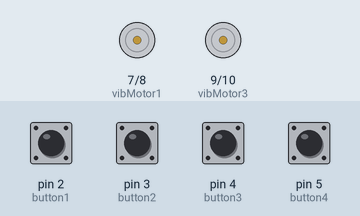
Simulated run of this sketch. Board: Arduino Uno, built with avr-gcc and run on an emulated ATmega328P. On the bench: motor-driver pin pairs drawn as motors (green arrow = first pin HIGH = forward, orange = second pin HIGH = backward, longer = more drive). The test bench sets the inputs (shaded band); at power-on: pin 2 (button1), pin 3 (button2), pin 4 (button3), pin 5 (button4) LOW.

Above: at 1.2 s.
1.3 s: pin 2 (button1) pulled HIGH for 0.15 s
4.3 s: pin 4 (button3) pulled HIGH for 1 s
At 6.3 s:
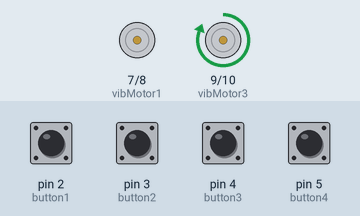
8.1 s: pin 3 (button2) pulled HIGH for 0.15 s
At 8.71 s:
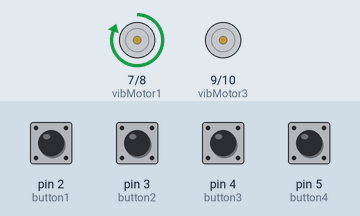
10.4 s: pin 2 (button1) pulled HIGH for 1 s
At 12.3 s:
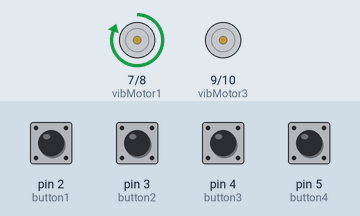
Timing chart, 0 to 14.4 s (numbered marks = the images above; inputs shaded):
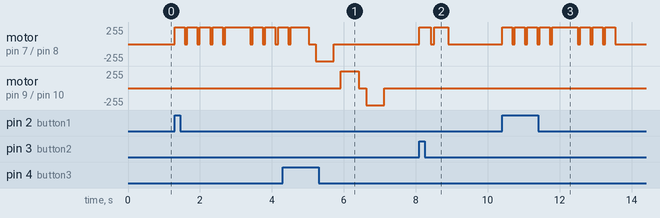

The sketch:

vibrationband_4motors.ino
```cpp
/* ---------------------------------------------------------
    Vibration bands code
    created by: Antoine Hogenboom
    on: 16-02-2015
--------------------------------------------------------- */
//Initialisatie van alle variabelen en poorttoewijzing
// button1 zit op D2, button2 op D3 etc
const int button1 = 2;
const int button2 = 3;
const int button3 = 4;
const int button4 = 5;

//Initialisatie van de vibratiemotoren
//vibMotor1 zit op poort 7
const int vibMotor1 =  7;
const int vibMotor2 =  8;
const int vibMotor3 =  9;
const int vibMotor4 =  10;

//Variabelen die de startintensiteit en de toename van intensiteit bepalen.
int intensity = 0;
int increase = 3;

int intensity2 = 255;
int decrease = 15;

int motorState = 0;
long previousVibeMillis = 0;
long intervalVibe = 30;

//Initialisatie van de status van de knoppen
//Standaard is de knop niet ingedrukt
int buttonState1 = 0;
int buttonState2 = 0;
int buttonState3 = 0;
int buttonState4 = 0;


void setup() {
  //Vertel Arduino welke variabelen input zijn en welke output
  pinMode(button1, INPUT);
  pinMode(button2, INPUT);
  pinMode(button3, INPUT);
  pinMode(button4, INPUT);
  pinMode(vibMotor1, OUTPUT);
  pinMode(vibMotor2, OUTPUT);
  pinMode(vibMotor3, OUTPUT);
  pinMode(vibMotor4, OUTPUT);
}

void loop() {
  //Hier begint de daadwerkelijke actie

  //Lees de status van de knoppen uit
  buttonState1 = digitalRead(button1);
  buttonState2 = digitalRead(button2);
  buttonState3 = digitalRead(button3);
  buttonState4 = digitalRead(button4);

  //Als knop1 ingedrukt is
  if (buttonState1 == HIGH) {
    //Voer functie langkort() uit
  // harderzachter();
  fitbitalarm();
  }

  //Als knop2 is ingedrukt
  if (buttonState2 == HIGH) {
    iphone();
  }

  //Als knop3 is ingedrukt
  if (buttonState3 == HIGH) {
    motortest();
  }

  if (buttonState4 == HIGH) {
    //Als knop4 ingedrukt is, zet dan de trilmotor aan
   digitalWrite(vibMotor1, HIGH);
  }
   else
   {
     //En als je de knop loslaat, zet hem dan weer uit
     digitalWrite(vibMotor1, LOW);
   }

}


// -----------------------------------------------------------------//
//De diverse functies die aangeroepen worden
void bounce()
{
  digitalWrite(vibMotor1, LOW);
  delay(100);
  digitalWrite(vibMotor1, HIGH);
  delay(100);
  digitalWrite(vibMotor1, LOW);
  delay(100);
  digitalWrite(vibMotor1, LOW);
  delay(100);
  digitalWrite(vibMotor1, HIGH);
}


void faster()
{
  digitalWrite(vibMotor2, 0);
  delay(100);
  digitalWrite(vibMotor2, 255);
  delay(200);
  digitalWrite(vibMotor2, 0);
  delay(150);
  digitalWrite(vibMotor2, 255);
  delay(200);
  digitalWrite(vibMotor2, 0);
  delay(150);
  digitalWrite(vibMotor2, 255);
  delay(200);
  digitalWrite(vibMotor2,0);
}

void langkort()
{
  digitalWrite(vibMotor1, LOW);
  delay(1000);
  digitalWrite(vibMotor1, HIGH);
  delay(100);
  digitalWrite(vibMotor1, LOW);
  delay(1000);
  digitalWrite(vibMotor1, LOW);
  delay(100);
  digitalWrite(vibMotor1, HIGH);
}


void iphone()
{
  analogWrite(vibMotor1, 255);
  delay(320);
  analogWrite(vibMotor1, 0);
  delay(100);
  analogWrite(vibMotor1, 255);
  delay(380);
  analogWrite(vibMotor1, 0);
}

void fitbitalarm()
{
  analogWrite(vibMotor1, 255);
  delay(280);
  analogWrite(vibMotor1, 0);
  delay(70);
   analogWrite(vibMotor1, 255);
  delay(280);
  analogWrite(vibMotor1, 0);
  delay(70);
   analogWrite(vibMotor1, 255);
  delay(280);
  analogWrite(vibMotor1, 0);
  delay(70);
   analogWrite(vibMotor1, 255);
  delay(280);
  analogWrite(vibMotor1, 0);
  delay(70);
  analogWrite(vibMotor1, 255);
  delay(700);
  analogWrite(vibMotor1, 0);
  delay(70);
  analogWrite(vibMotor1, 255);
  delay(280);
  analogWrite(vibMotor1, 0);
  delay(70);
  analogWrite(vibMotor1, 255);
  delay(280);
  analogWrite(vibMotor1, 0);
  delay(70);
  analogWrite(vibMotor1, 255);
  delay(280);
  analogWrite(vibMotor1, 0);
  delay(70);
}

void harderzachter()
{
  analogWrite(vibMotor1, 50);
  delay(300);
  analogWrite(vibMotor1, 100);
  delay(300);
  analogWrite(vibMotor1, 150);
  delay(300);
  analogWrite(vibMotor1, 200);
  delay(300);
  analogWrite(vibMotor1, 255);
  delay(300);
  analogWrite(vibMotor1, 0);
  analogWrite(vibMotor2, 255);
  delay(300);
  analogWrite(vibMotor2, 200);
  delay(300);
  analogWrite(vibMotor2, 150);
  delay(300);
  analogWrite(vibMotor2, 100);
  delay(300);
  analogWrite(vibMotor2, 100);
  delay(300);
  analogWrite(vibMotor2, 50);
  delay(300);
}

void motortest()
{
  analogWrite(vibMotor1, 255);
  delay(500);
  analogWrite(vibMotor1, 0);
  delay(200);
  analogWrite(vibMotor2, 255);
  delay(500);
  analogWrite(vibMotor2, 0);
  delay(200);
  analogWrite(vibMotor3, 255);
  delay(500);
  analogWrite(vibMotor3, 0);
  delay(200);
  analogWrite(vibMotor4, 255);
  delay(500);
  analogWrite(vibMotor4, 0);
  delay(200);
}
```

Measured:
- after the input at 4.3 s, motor on pin 9 (vibMotor3) / pin 10 (vibMotor4): stopped → forward 255/255 after 1.6 s, → stopped 0.50 s later, → backward 255/255 0.20 s later, → stopped 0.50 s later
- after the input at 8.1 s, motor on pin 7 (vibMotor1) / pin 8 (vibMotor2): alternates forward 255/255 for 0.35 s and stopped for 0.10 s, 4 changes in all, then stays stopped, starting at once
- after the input at 10.4 s, motor on pin 7 (vibMotor1) / pin 8 (vibMotor2): goes 4 × (forward 255/255 0.28 s, stopped 0.07 s), forward 255/255 0.70 s, 3 × (stopped 0.07 s, forward 255/255 0.28 s), then stopped, starting at once
